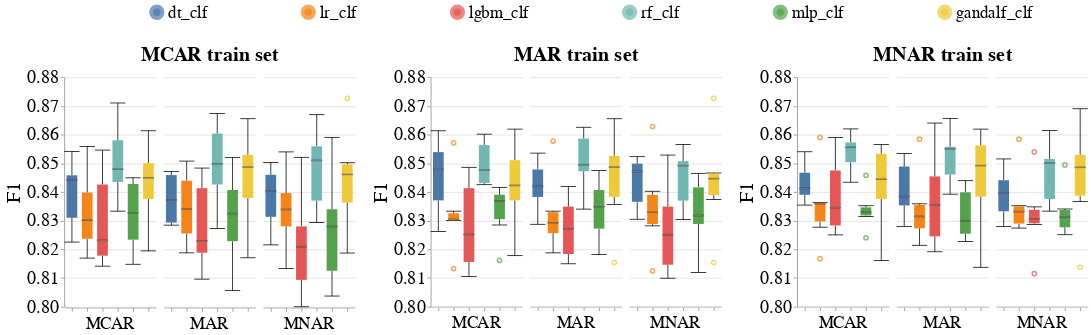

Source (notebook cell):
### Code cell
create_box_plots_for_diff_models(dataset_name=DATASET_NAME,
                                 null_imputer_name=ErrorRepairMethod.median_mode.value,
                                 metric_name='F1',
                                 db_client=db_client)
